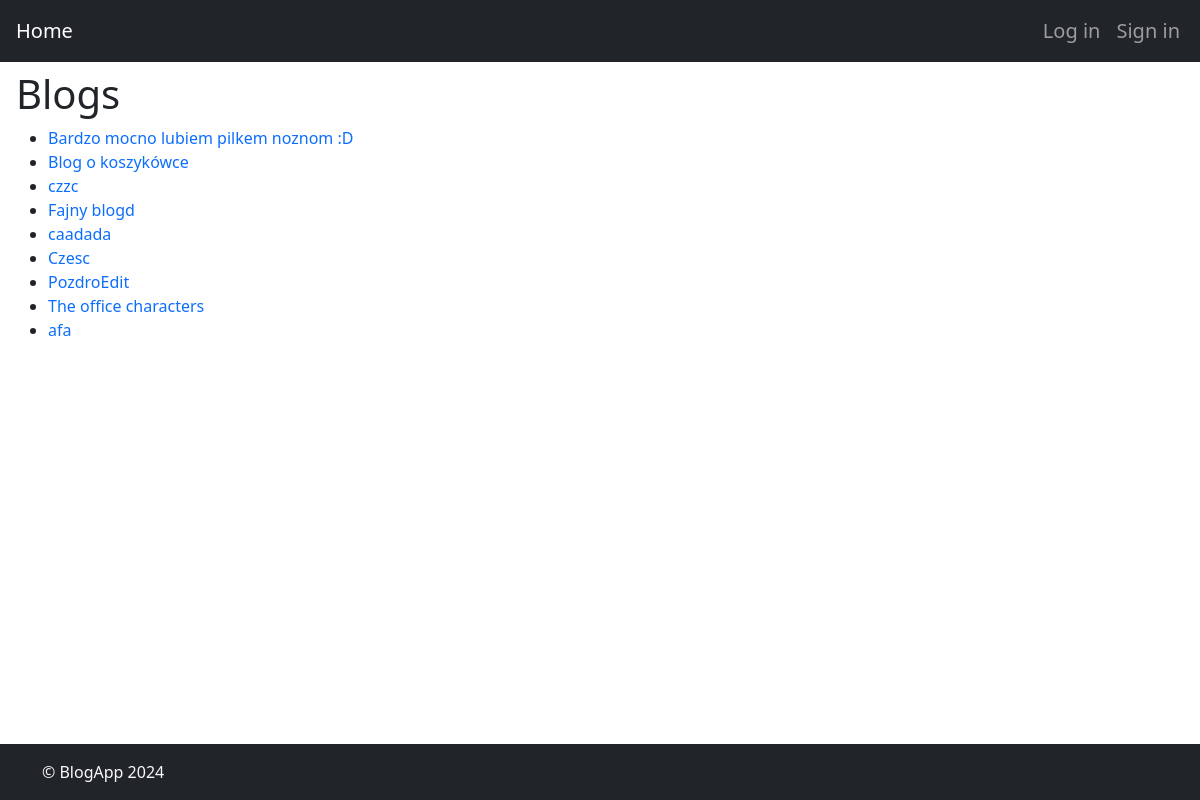
/blogs/, run on an earlier commit of the app's database.
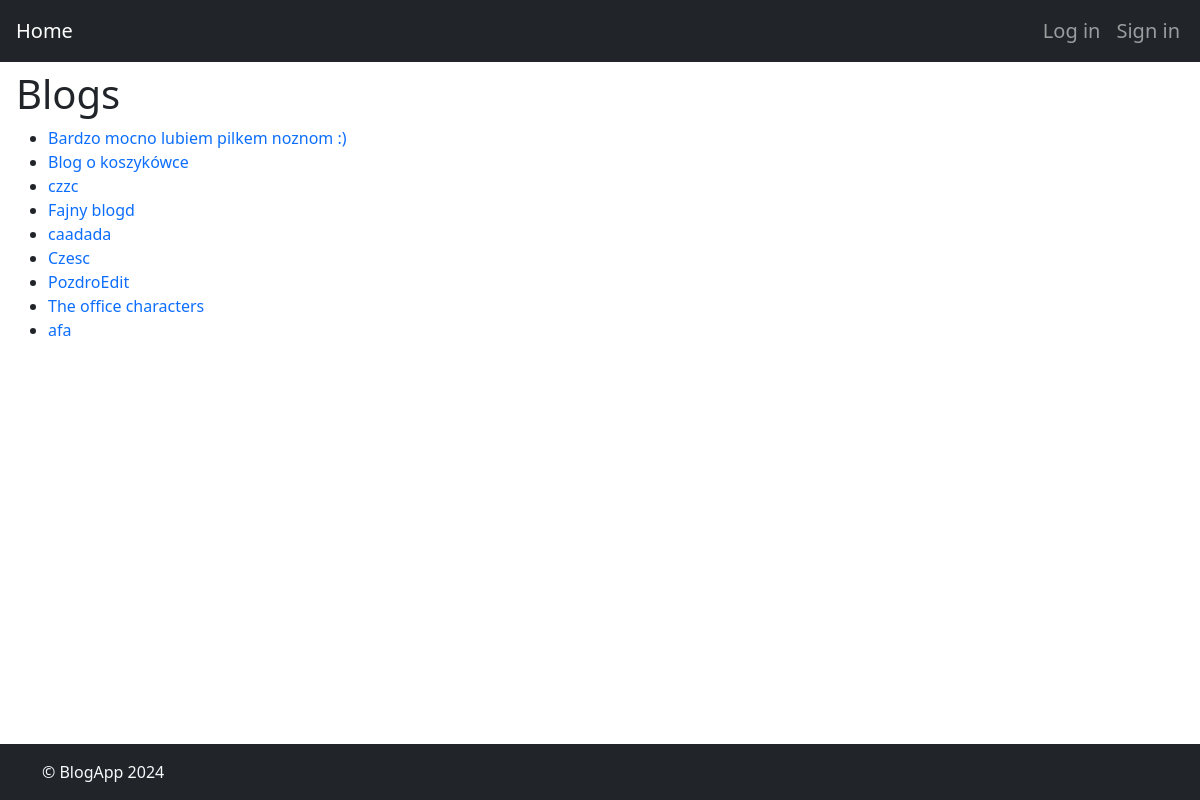
And on a later commit of the database.
### blogApp/models.py (models this page shows, shortened)
class Blog(models.Model):
    title = models.CharField(max_length=100)
    author = models.ForeignKey(CustomUser, on_delete=models.CASCADE)

### blogApp/views.py (the view)
# urls.py: path('blogs/', views.blog_list, name='blog_list'),
def blog_list(request):
    blogs = Blog.objects.all()
    user_blogs = Blog.objects.filter(author=request.user) if request.user.is_authenticated else None
    logger.info('Displaying list of blogs')
    context = {
        'blogs': blogs,
        'user_blogs': user_blogs,
    }
    return render(request, 'blogs/blog_list.html', context)

### blogApp/templates/blogs/blog_list.html (shortened to what this page needs)
{% extends 'base.html' %}
{% block content %}
<h1>Blogs</h1>
<ul>
    {% for blog in blogs %}
    <li>
        <a href="{% url 'blog_detail' blog_id=blog.id %}">
            {{ blog.title }}
        </a>
    </li>
    {% endfor %}
</ul>
{% endblock %}

What changed in the data, as far as the page shows it:
changed Blog: title "Bardzo mocno lubiem pilkem noznom :D" → "Bardzo mocno lubiem pilkem noznom :)"
